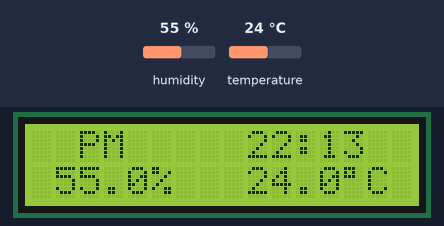
Recording of a sketch running on a simulated Arduino Uno, built with avr-gcc and run on an emulated ATmega328P. On the bench: 16×2 character LCD. The inputs (shaded band) are chosen by the test bench; at power-on: humidity 55 %, temperature 24 °C. The local clock reads 2024-03-15 10:24:30 at power-on unless the sketch sets it; what the sketch prints to the serial monitor is not drawn.

Above: at 1.3 s.
1.4 s: humidity set to 22 %
At 11.2 s:
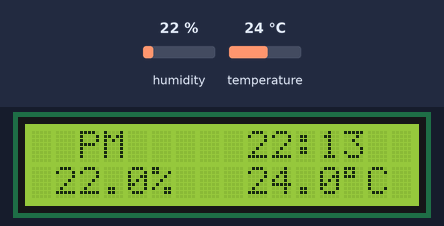
11.7 s: temperature set to 12 °C
At 20.8 s:
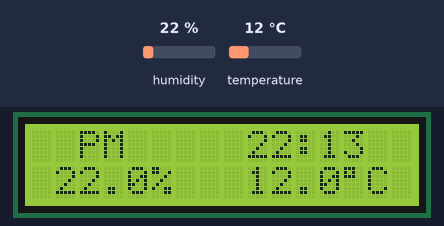
21.7 s: humidity set to 40 %
At 31.5 s:
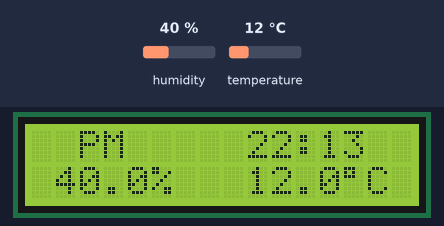
31.8 s: temperature set to 19 °C
At 41.3 s:
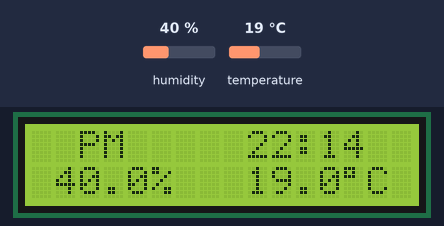
Timing chart, 0 to 42.8 s (numbered marks = the images above; inputs shaded):
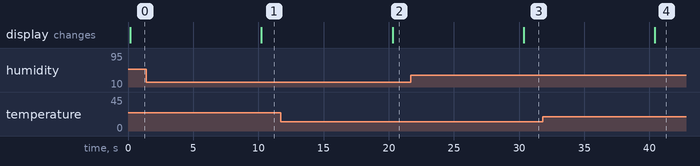

The sketch:

clock_temp_humid.ino
```cpp
#include <Wire.h>
#include <String.h>
#include <LiquidCrystal_PCF8574.h>
#include <ThreeWire.h>
#include <RtcDS1302.h>

#include "DHT.h"
#define DHTPIN 6
#define DHTTYPE DHT11
DHT dht(DHTPIN, DHTTYPE);

// DS1302 CLK/SCLK --> 10
// DS1302 DAT/IO --> 9
// DS1302 RST/CE --> 8
// DS1302 VCC --> 3.3v - 5v
// DS1302 GND --> GND

ThreeWire myWire(9, 10, 8); // IO, SCLK, CE
RtcDS1302<ThreeWire> Rtc(myWire);
LiquidCrystal_PCF8574 lcd(0x27);

void setup ()
{
  Serial.begin(9600);
  dht.begin();
  lcd.begin(16, 2);
  lcd.setBacklight(255);
  lcd.clear();
  Serial.print("compiled: ");
  Serial.print(__DATE__);
  Serial.println(__TIME__);

  Rtc.Begin();
  RtcDateTime compiled = RtcDateTime(__DATE__, __TIME__);
  printDateTime(compiled);
  Serial.println();

  if (!Rtc.IsDateTimeValid())
  {
    Serial.println("RTC lost confidence in the DateTime!");
    Rtc.SetDateTime(compiled);
  }

  if (Rtc.GetIsWriteProtected())
  {
    Serial.println("RTC was write protected, enabling writing now");
    Rtc.SetIsWriteProtected(false);
  }

  if (!Rtc.GetIsRunning())
  {
    Serial.println("RTC was not actively running, starting now");
    Rtc.SetIsRunning(true);
  }
  RtcDateTime now = Rtc.GetDateTime();
  if (now < compiled)
  {
    Serial.println("RTC is older than compile time!  (Updating DateTime)");

    Rtc.SetDateTime(compiled);
  }
  else if (now > compiled)
  {
    Serial.println("RTC is newer than compile time. (this is expected)");
    Rtc.SetDateTime(compiled);
  }
  else if (now == compiled)
  {
    Serial.println("RTC is the same as compile time! (not expected but all is fine)");
  }
}

void loop ()
{
  RtcDateTime now = Rtc.GetDateTime();

  printDateTime(now);
  Serial.println();

  if (!now.IsValid())
  {
    Serial.println("RTC lost confidence in the DateTime!");

  }

  lcd.clear();

  if(now.Hour()>11){
    lcd.setCursor(2, 0);
    lcd.print("P");
    lcd.setCursor(3, 0);
    lcd.print("M");
  }else{
    lcd.setCursor(2, 0);
    lcd.print("A");
    lcd.setCursor(3, 0);
    lcd.print("M");
  }

  lcd.setCursor(9, 0);
  if(now.Hour() < 10)
      lcd.print("0");
  lcd.print(now.Hour());
  lcd.print(":");
  if(now.Minute() < 10)
      lcd.print("0");
  lcd.print(now.Minute());

  float h = dht.readHumidity();
  float t = dht.readTemperature();

  lcd.setCursor(1, 1);
  lcd.print(h);
  lcd.setCursor(5, 1);
  lcd.print("%");

  lcd.setCursor(9, 1);
  lcd.print(t);
  lcd.setCursor(13, 1);
  lcd.print((char)223);
  lcd.setCursor(14, 1);
  lcd.print("C");
  delay(10000); // update every 10 sec
}

#define countof(a) (sizeof(a) / sizeof(a[0]))

void printDateTime(const RtcDateTime& dt)
{
  char datestring[20];
  snprintf_P(datestring,
             countof(datestring),
             PSTR("%02u/%02u/%04u %02u:%02u:%02u"),
             dt.Month(),
             dt.Day(),
             dt.Year(),
             dt.Hour(),
             dt.Minute(),
             dt.Second() );
  Serial.print(datestring);
}

int freeRam(void) {
  extern int  __bss_end, *__brkval;
  int free_memory;
  if ((int)__brkval == 0) {
    free_memory = ((int)&free_memory) - ((int)&__bss_end);
  }
  else {
    free_memory = ((int)&free_memory) - ((int)__brkval);
  }
  return free_memory;
}
```

Measured:
- after the input at 1.4 s, the display: changes after 8.8 s (image 1)
- after the input at 11.7 s, the display: changes after 8.6 s (image 2)
- after the input at 21.7 s, the display: changes after 8.6 s (image 3)
- after the input at 31.8 s, the display: changes after 8.6 s (image 4)
